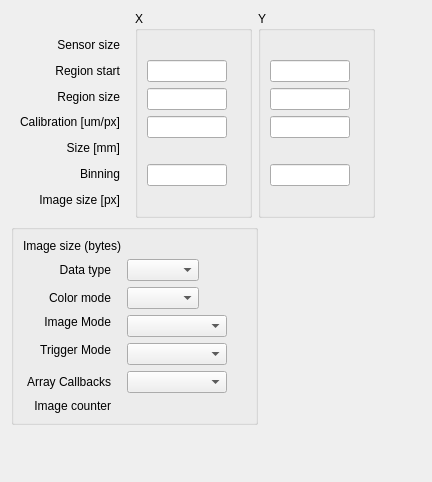
      <widget class="QWidget" name="Readout">
       <attribute name="title">
        <string>Readout</string>
       </attribute>
       <layout class="QFormLayout" name="formLayout_5">
        <property name="fieldGrowthPolicy">
         <enum>QFormLayout::AllNonFixedFieldsGrow</enum>
        </property>
        <item row="0" column="0">
         <layout class="QGridLayout" name="gridLayout_5">
          <item row="0" column="2">
           <widget class="QGroupBox" name="groupBox_Y">
            <property name="title">
             <string>Y</string>
            </property>
            <layout class="QGridLayout" name="gridLayout_10">
             <item row="2" column="0">
              <widget class="QELineEdit" name="qelineedit_3">
               <property name="sizePolicy">
                <sizepolicy hsizetype="Fixed" vsizetype="Fixed">
                 <horstretch>0</horstretch>
                 <verstretch>0</verstretch>
                </sizepolicy>
               </property>
               <property name="maximumSize">
                <size>
                 <width>80</width>
                 <height>16777215</height>
                </size>
               </property>
               <property name="variable" stdset="0">
                <string>$(P):cam1:MinY</string>
               </property>
               <property name="variableSubstitutions" stdset="0">
                <string>P=13PS50</string>
               </property>
              </widget>
             </item>
             <item row="2" column="1">
              <widget class="QELabel" name="qelabel_15">
               <property name="variable" stdset="0">
                <string>$(P):cam1:MinY_RBV</string>
               </property>
               <property name="variableSubstitutions" stdset="0">
                <string>P=13PS50</string>
               </property>
              </widget>
             </item>
             <item row="3" column="0">
              <widget class="QELineEdit" name="qelineedit_5">
               <property name="maximumSize">
                <size>
                 <width>80</width>
                 <height>16777215</height>
                </size>
               </property>
               <property name="variable" stdset="0">
                <string>$(P):cam1:SizeY</string>
               </property>
               <property name="variableSubstitutions" stdset="0">
                <string>P=13PS50</string>
               </property>
              </widget>
             </item>
             <item row="3" column="1">
              <widget class="QELabel" name="qelabel_17">
               <property name="variable" stdset="0">
                <string>$(P):cam1:SizeY_RBV</string>
               </property>
               <property name="variableSubstitutions" stdset="0">
                <string>P=13PS50</string>
               </property>
              </widget>
             </item>
             <item row="0" column="1">
              <widget class="QELabel" name="qelabel_12">
               <property name="variable" stdset="0">
                <string>$(P):cam1:MaxSizeY_RBV</string>
               </property>
               <property name="variableSubstitutions" stdset="0">
                <string>P=13PS50</string>
               </property>
              </widget>
             </item>
             <item row="7" column="1">
              <widget class="QELabel" name="qelabel_20">
               <property name="variable" stdset="0">
                <string>$(P):cam1:ArraySizeY_RBV</string>
               </property>
               <property name="variableSubstitutions" stdset="0">
                <string>P=13PS50</string>
               </property>
              </widget>
             </item>
             <item row="6" column="0">
              <widget class="QELineEdit" name="qelineedit_2">
               <property name="sizePolicy">
                <sizepolicy hsizetype="Fixed" vsizetype="Fixed">
                 <horstretch>0</horstretch>
                 <verstretch>0</verstretch>
                </sizepolicy>
               </property>
               <property name="maximumSize">
                <size>
                 <width>80</width>
                 <height>16777215</height>
                </size>
               </property>
               <property name="variable" stdset="0">
                <string>$(P):cam1:BinY</string>
               </property>
               <property name="variableSubstitutions" stdset="0">
                <string>P=13PS50</string>
               </property>
              </widget>
             </item>
             <item row="4" column="0">
              <widget class="QELineEdit" name="qelineedit_8">
               <property name="sizePolicy">
                <sizepolicy hsizetype="Fixed" vsizetype="Fixed">
                 <horstretch>0</horstretch>
                 <verstretch>0</verstretch>
                </sizepolicy>
               </property>
               <property name="maximumSize">
                <size>
                 <width>80</width>
                 <height>16777215</height>
                </size>
               </property>
               <property name="variable" stdset="0">
                <string>$(P):cam1:ResolutionY</string>
               </property>
               <property name="variableSubstitutions" stdset="0">
                <string>P=13PS50</string>
               </property>
               <property name="addUnits">
                <bool>false</bool>
               </property>
              </widget>
             </item>
             <item row="6" column="1">
              <widget class="QELabel" name="qelabel_14">
               <property name="variable" stdset="0">
                <string>$(P):cam1:BinY_RBV</string>
               </property>
               <property name="variableSubstitutions" stdset="0">
                <string>P=13PS50</string>
               </property>
              </widget>
             </item>
             <item row="5" column="0">
              <widget class="QELabel" name="qelabel_28">
               <property name="variable" stdset="0">
                <string>$(P):cam1:ScaledSizeY</string>
               </property>
               <property name="variableSubstitutions" stdset="0">
                <string>P=13PS50</string>
               </property>
               <property name="addUnits">
                <bool>false</bool>
               </property>
              </widget>
             </item>
            </layout>
           </widget>
          </item>
          <item row="0" column="1">
           <widget class="QGroupBox" name="groupBox_X">
            <property name="title">
             <string>X</string>
            </property>
            <layout class="QGridLayout" name="gridLayout_9">
             <item row="2" column="1">
              <widget class="QELabel" name="qelabel_16">
               <property name="variable" stdset="0">
                <string>$(P):cam1:MinX_RBV</string>
               </property>
               <property name="variableSubstitutions" stdset="0">
                <string>P=13PS50</string>
               </property>
              </widget>
             </item>
             <item row="3" column="1">
              <widget class="QELabel" name="qelabel_18">
               <property name="variable" stdset="0">
                <string>$(P):cam1:SizeX_RBV</string>
               </property>
               <property name="variableSubstitutions" stdset="0">
                <string>P=13PS50</string>
               </property>
              </widget>
             </item>
             <item row="3" column="0">
              <widget class="QELineEdit" name="qelineedit_6">
               <property name="sizePolicy">
                <sizepolicy hsizetype="Fixed" vsizetype="Fixed">
                 <horstretch>0</horstretch>
                 <verstretch>0</verstretch>
                </sizepolicy>
               </property>
               <property name="maximumSize">
                <size>
                 <width>80</width>
                 <height>16777215</height>
                </size>
               </property>
               <property name="variable" stdset="0">
                <string>$(P):cam1:SizeX</string>
               </property>
               <property name="variableSubstitutions" stdset="0">
                <string>P=13PS50</string>
               </property>
              </widget>
             </item>
             <item row="2" column="0">
              <widget class="QELineEdit" name="qelineedit_4">
               <property name="sizePolicy">
                <sizepolicy hsizetype="Fixed" vsizetype="Fixed">
                 <horstretch>0</horstretch>
                 <verstretch>0</verstretch>
                </sizepolicy>
               </property>
               <property name="maximumSize">
                <size>
                 <width>80</width>
                 <height>16777215</height>
                </size>
               </property>
               <property name="variable" stdset="0">
                <string>$(P):cam1:MinX</string>
               </property>
               <property name="variableSubstitutions" stdset="0">
                <string>P=13PS50</string>
               </property>
              </widget>
             </item>
             <item row="0" column="1">
              <widget class="QELabel" name="qelabel_11">
               <property name="variable" stdset="0">
                <string>$(P):cam1:MaxSizeX_RBV</string>
               </property>
               <property name="variableSubstitutions" stdset="0">
                <string>P=13PS50</string>
               </property>
              </widget>
             </item>
             <item row="6" column="0">
              <widget class="QELineEdit" name="qelineedit">
               <property name="sizePolicy">
                <sizepolicy hsizetype="Fixed" vsizetype="Fixed">
                 <horstretch>0</horstretch>
                 <verstretch>0</verstretch>
                </sizepolicy>
               </property>
               <property name="maximumSize">
                <size>
                 <width>80</width>
                 <height>16777215</height>
                </size>
               </property>
               <property name="variable" stdset="0">
                <string>$(P):cam1:BinX</string>
               </property>
               <property name="variableSubstitutions" stdset="0">
                <string>P=13PS50</string>
               </property>
              </widget>
             </item>
             <item row="7" column="1">
              <widget class="QELabel" name="qelabel_19">
               <property name="variable" stdset="0">
                <string>$(P):cam1:ArraySizeX_RBV</string>
               </property>
               <property name="variableSubstitutions" stdset="0">
                <string>P=13PS50</string>
               </property>
              </widget>
             </item>
             <item row="6" column="1">
              <widget class="QELabel" name="qelabel_13">
               <property name="variable" stdset="0">
                <string>$(P):cam1:BinX_RBV</string>
               </property>
               <property name="variableSubstitutions" stdset="0">
                <string>P=13PS50</string>
               </property>
              </widget>
             </item>
             <item row="4" column="0">
              <widget class="QELineEdit" name="qelineedit_7">
               <property name="sizePolicy">
                <sizepolicy hsizetype="Fixed" vsizetype="Fixed">
                 <horstretch>0</horstretch>
                 <verstretch>0</verstretch>
                </sizepolicy>
               </property>
               <property name="maximumSize">
                <size>
                 <width>80</width>
                 <height>16777215</height>
                </size>
               </property>
               <property name="variable" stdset="0">
                <string>$(P):cam1:ResolutionX</string>
               </property>
               <property name="variableSubstitutions" stdset="0">
                <string>P=13PS50</string>
               </property>
               <property name="addUnits">
                <bool>false</bool>
               </property>
              </widget>
             </item>
             <item row="5" column="0">
              <widget class="QELabel" name="qelabel_22">
               <property name="variable" stdset="0">
                <string>$(P):cam1:ScaledSizeX</string>
               </property>
               <property name="variableSubstitutions" stdset="0">
                <string>P=13PS50</string>
               </property>
               <property name="addUnits">
                <bool>false</bool>
               </property>
              </widget>
             </item>
            </layout>
            <zorder>qelineedit_4</zorder>
            <zorder>qelineedit_6</zorder>
            <zorder>qelabel_16</zorder>
            <zorder>qelabel_18</zorder>
            <zorder>qelabel_11</zorder>
            <zorder>qelabel_19</zorder>
            <zorder>qelineedit</zorder>
            <zorder>qelabel_13</zorder>
            <zorder>qelineedit_7</zorder>
            <zorder>qelabel_22</zorder>
           </widget>
          </item>
          <item row="0" column="0">
           <widget class="QFrame" name="frame_3">
            <layout class="QVBoxLayout" name="verticalLayout_2">
             <property name="spacing">
              <number>7</number>
             </property>
             <property name="topMargin">
              <number>24</number>
             </property>
             <item>
              <widget class="QLabel" name="label_13">
               <property name="text">
                <string>Sensor size</string>
               </property>
               <property name="alignment">
                <set>Qt::AlignRight|Qt::AlignTrailing|Qt::AlignVCenter</set>
               </property>
              </widget>
             </item>
             <item>
              <widget class="QLabel" name="label_15">
               <property name="text">
                <string>Region start</string>
               </property>
               <property name="alignment">
                <set>Qt::AlignRight|Qt::AlignTrailing|Qt::AlignVCenter</set>
               </property>
              </widget>
             </item>
             <item>
              <widget class="QLabel" name="label_16">
               <property name="text">
                <string>Region size</string>
               </property>
               <property name="alignment">
                <set>Qt::AlignRight|Qt::AlignTrailing|Qt::AlignVCenter</set>
               </property>
              </widget>
             </item>
             <item>
              <widget class="QLabel" name="label_39">
               <property name="text">
                <string>Calibration [um/px]</string>
               </property>
               <property name="alignment">
                <set>Qt::AlignRight|Qt::AlignTrailing|Qt::AlignVCenter</set>
               </property>
              </widget>
             </item>
             <item>
              <widget class="QLabel" name="label_40">
               <property name="text">
                <string>Size [mm]</string>
               </property>
               <property name="alignment">
                <set>Qt::AlignRight|Qt::AlignTrailing|Qt::AlignVCenter</set>
               </property>
              </widget>
             </item>
             <item>
              <widget class="QLabel" name="label_14">
               <property name="text">
                <string>Binning</string>
               </property>
               <property name="alignment">
                <set>Qt::AlignRight|Qt::AlignTrailing|Qt::AlignVCenter</set>
               </property>
              </widget>
             </item>
             <item>
              <widget class="QLabel" name="label_19">
               <property name="text">
                <string>Image size [px]</string>
               </property>
               <property name="alignment">
                <set>Qt::AlignRight|Qt::AlignTrailing|Qt::AlignVCenter</set>
               </property>
              </widget>
             </item>
            </layout>
           </widget>
          </item>
         </layout>
        </item>
        <item row="0" column="1">
         <spacer name="horizontalSpacer_6">
          <property name="orientation">
           <enum>Qt::Horizontal</enum>
          </property>
          <property name="sizeHint" stdset="0">
           <size>
            <width>40</width>
            <height>20</height>
           </size>
          </property>
         </spacer>
        </item>
        <item row="1" column="0">
         <widget class="QGroupBox" name="groupBox_7">
          <property name="title">
           <string/>
          </property>
          <layout class="QGridLayout" name="gridLayout_7">
           <item row="0" column="0" colspan="3">
            <widget class="QLabel" name="label_17">
             <property name="text">
              <string>Image size (bytes)</string>
             </property>
             <property name="alignment">
              <set>Qt::AlignRight|Qt::AlignTrailing|Qt::AlignVCenter</set>
             </property>
            </widget>
           </item>
           <item row="0" column="4" colspan="2">
            <widget class="QELabel" name="qelabel_21">
             <property name="variable" stdset="0">
              <string>$(P):cam1:ArraySize_RBV</string>
             </property>
             <property name="variableSubstitutions" stdset="0">
              <string>P=13PS50</string>
             </property>
            </widget>
           </item>
           <item row="1" column="0" colspan="2">
            <widget class="QLabel" name="label_21">
             <property name="text">
              <string>Data type</string>
             </property>
             <property name="alignment">
              <set>Qt::AlignRight|Qt::AlignTrailing|Qt::AlignVCenter</set>
             </property>
            </widget>
           </item>
           <item row="1" column="3">
            <widget class="QEComboBox" name="qecombobox_4">
             <property name="sizePolicy">
              <sizepolicy hsizetype="Fixed" vsizetype="Fixed">
               <horstretch>0</horstretch>
               <verstretch>0</verstretch>
              </sizepolicy>
             </property>
             <property name="variable" stdset="0">
              <string>$(P):cam1:DataType</string>
             </property>
             <property name="variableSubstitutions" stdset="0">
              <string>P=13PS50</string>
             </property>
             <property name="subscribe">
              <bool>true</bool>
             </property>
            </widget>
           </item>
           <item row="1" column="4">
            <widget class="QELabel" name="qelabel_23">
             <property name="variable" stdset="0">
              <string>$(P):cam1:DataType_RBV</string>
             </property>
             <property name="variableSubstitutions" stdset="0">
              <string>P=13PS50</string>
             </property>
            </widget>
           </item>
           <item row="2" column="0" rowspan="2" colspan="2">
            <widget class="QLabel" name="label_22">
             <property name="text">
              <string>Color mode</string>
             </property>
             <property name="alignment">
              <set>Qt::AlignRight|Qt::AlignTrailing|Qt::AlignVCenter</set>
             </property>
            </widget>
           </item>
           <item row="2" column="3" rowspan="2">
            <widget class="QEComboBox" name="qecombobox_5">
             <property name="sizePolicy">
              <sizepolicy hsizetype="Fixed" vsizetype="Fixed">
               <horstretch>0</horstretch>
               <verstretch>0</verstretch>
              </sizepolicy>
             </property>
             <property name="variable" stdset="0">
              <string>$(P):cam1:ColorMode</string>
             </property>
             <property name="variableSubstitutions" stdset="0">
              <string>P=13PS50</string>
             </property>
             <property name="subscribe">
              <bool>true</bool>
             </property>
            </widget>
           </item>
           <item row="2" column="4" rowspan="2">
            <widget class="QELabel" name="qelabel_24">
             <property name="variable" stdset="0">
              <string>$(P):cam1:ColorMode_RBV</string>
             </property>
             <property name="variableSubstitutions" stdset="0">
              <string>P=13PS50</string>
             </property>
            </widget>
           </item>
           <item row="4" column="0" colspan="2">
            <widget class="QLabel" name="label_20">
             <property name="text">
              <string>Image Mode</string>
             </property>
             <property name="alignment">
              <set>Qt::AlignRight|Qt::AlignTrailing|Qt::AlignVCenter</set>
             </property>
            </widget>
           </item>
           <item row="4" column="3" rowspan="2">
            <widget class="QEComboBox" name="qecombobox_6">
             <property name="sizePolicy">
              <sizepolicy hsizetype="Fixed" vsizetype="Fixed">
               <horstretch>0</horstretch>
               <verstretch>0</verstretch>
              </sizepolicy>
             </property>
             <property name="minimumSize">
              <size>
               <width>100</width>
               <height>0</height>
              </size>
             </property>
             <property name="variable" stdset="0">
              <string>$(P):cam1:ImageMode</string>
             </property>
             <property name="variableSubstitutions" stdset="0">
              <string>P=13PS50</string>
             </property>
             <property name="subscribe">
              <bool>true</bool>
             </property>
            </widget>
           </item>
           <item row="4" column="4" colspan="2">
            <widget class="QELabel" name="qelabel_29">
             <property name="variable" stdset="0">
              <string>$(P):cam1:ImageMode_RBV</string>
             </property>
             <property name="variableSubstitutions" stdset="0">
              <string>P=13PS50</string>
             </property>
            </widget>
           </item>
           <item row="6" column="0" colspan="2">
            <widget class="QLabel" name="label_28">
             <property name="text">
              <string>Trigger Mode</string>
             </property>
             <property name="alignment">
              <set>Qt::AlignRight|Qt::AlignTrailing|Qt::AlignVCenter</set>
             </property>
            </widget>
           </item>
           <item row="6" column="3" rowspan="2">
            <widget class="QEComboBox" name="qecombobox_3">
             <property name="sizePolicy">
              <sizepolicy hsizetype="Fixed" vsizetype="Fixed">
               <horstretch>0</horstretch>
               <verstretch>0</verstretch>
              </sizepolicy>
             </property>
             <property name="minimumSize">
              <size>
               <width>100</width>
               <height>0</height>
              </size>
             </property>
             <property name="variable" stdset="0">
              <string>$(P):cam1:TriggerMode</string>
             </property>
             <property name="variableSubstitutions" stdset="0">
              <string>P=13PS50</string>
             </property>
             <property name="subscribe">
              <bool>true</bool>
             </property>
            </widget>
           </item>
           <item row="6" column="4" colspan="2">
            <widget class="QELabel" name="qelabel_30">
             <property name="variable" stdset="0">
              <string>$(P):cam1:TriggerMode_RBV</string>
             </property>
             <property name="variableSubstitutions" stdset="0">
              <string>P=13PS50</string>
             </property>
            </widget>
           </item>
           <item row="9" column="0" colspan="2">
            <widget class="QLabel" name="label_26">
             <property name="text">
              <string>Array Callbacks</string>
             </property>
             <property name="alignment">
              <set>Qt::AlignRight|Qt::AlignTrailing|Qt::AlignVCenter</set>
             </property>
            </widget>
           </item>
           <item row="9" column="4">
            <widget class="QELabel" name="qelabel_10">
             <property name="sizePolicy">
              <sizepolicy hsizetype="Expanding" vsizetype="Preferred">
               <horstretch>0</horstretch>
               <verstretch>0</verstretch>
              </sizepolicy>
             </property>
             <property name="variable" stdset="0">
              <string>$(P):cam1:ArrayCallbacks_RBV</string>
             </property>
             <property name="variableSubstitutions" stdset="0">
              <string>P=13PS50</string>
             </property>
            </widget>
           </item>
           <item row="10" column="1">
            <widget class="QLabel" name="label_43">
             <property name="text">
              <string>Image counter</string>
             </property>
             <property name="alignment">
              <set>Qt::AlignRight|Qt::AlignTrailing|Qt::AlignVCenter</set>
             </property>
            </widget>
           </item>
           <item row="10" column="4">
            <widget class="QELabel" name="qelabel_34">
             <property name="sizePolicy">
              <sizepolicy hsizetype="Expanding" vsizetype="Preferred">
               <horstretch>0</horstretch>
               <verstretch>0</verstretch>
              </sizepolicy>
             </property>
             <property name="variable" stdset="0">
              <string>$(P):cam1:ArrayCounter_RBV</string>
             </property>
             <property name="variableSubstitutions" stdset="0">
              <string>P=13PS50</string>
             </property>
            </widget>
           </item>
           <item row="9" column="3">
            <widget class="QEComboBox" name="qecombobox_7">
             <property name="sizePolicy">
              <sizepolicy hsizetype="Fixed" vsizetype="Fixed">
               <horstretch>0</horstretch>
               <verstretch>0</verstretch>
              </sizepolicy>
             </property>
             <property name="minimumSize">
              <size>
               <width>100</width>
               <height>0</height>
              </size>
             </property>
             <property name="variable" stdset="0">
              <string>$(P):cam1:ArrayCallbacks</string>
             </property>
             <property name="variableSubstitutions" stdset="0">
              <string>P=13PS50</string>
             </property>
             <property name="subscribe">
              <bool>true</bool>
             </property>
            </widget>
           </item>
          </layout>
          <zorder>qelabel_21</zorder>
          <zorder>label_21</zorder>
          <zorder>qecombobox_4</zorder>
          <zorder>qelabel_23</zorder>
          <zorder>label_22</zorder>
          <zorder>qecombobox_5</zorder>
          <zorder>qelabel_24</zorder>
          <zorder>label_20</zorder>
          <zorder>qecombobox_6</zorder>
          <zorder>qelabel_29</zorder>
          <zorder>label_28</zorder>
          <zorder>qecombobox_3</zorder>
          <zorder>qelabel_30</zorder>
          <zorder>label_26</zorder>
          <zorder>qelabel_10</zorder>
          <zorder>label_17</zorder>
          <zorder>label_43</zorder>
          <zorder>qelabel_34</zorder>
          <zorder>qecombobox_7</zorder>
         </widget>
        </item>
        <item row="3" column="0" colspan="2">
         <spacer name="verticalSpacer_5">
          <property name="orientation">
           <enum>Qt::Vertical</enum>
          </property>
          <property name="sizeHint" stdset="0">
           <size>
            <width>20</width>
            <height>40</height>
           </size>
          </property>
         </spacer>
        </item>
       </layout>
      </widget>
